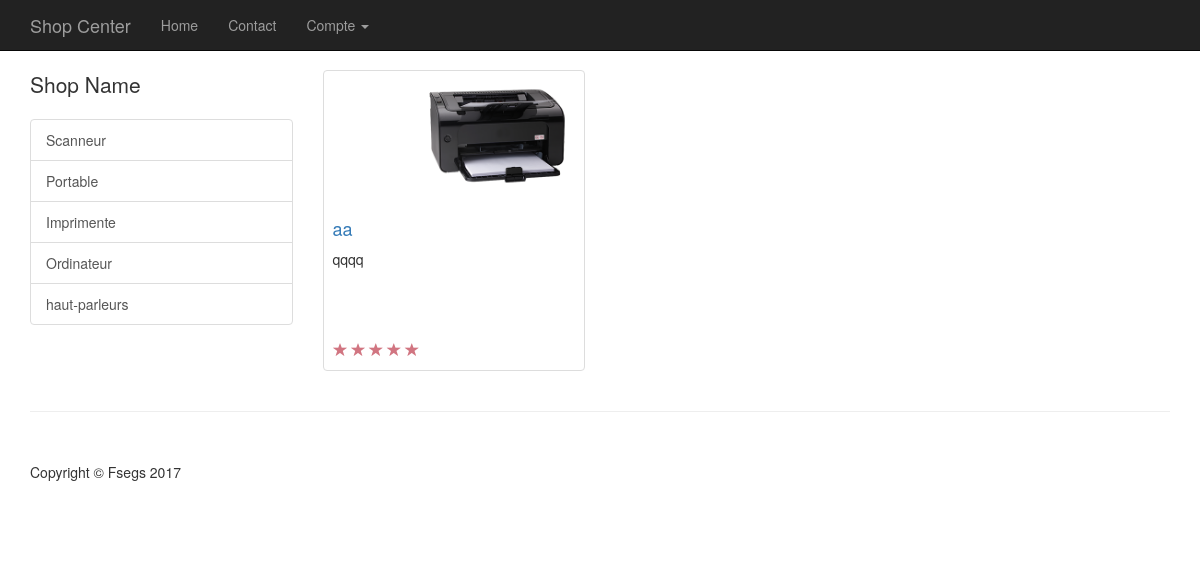
The app's page /listmatrielcategsanscompte.php?x=8 with its own data.
### tables this page shows
CREATE TABLE `categorie` (
  `idcateg` int(11) NOT NULL,
  `libcateg` varchar(20) NOT NULL
);

CREATE TABLE `matriel` (
  `idmat` int(11) NOT NULL,
  `libmat` varchar(20) NOT NULL,
  `prix` float NOT NULL,
  `description` varchar(100) NOT NULL,
  `categoriemat` int(11) NOT NULL,
  `qte_stock` float NOT NULL,
  `image` varchar(20) NOT NULL
);

### listmatrielcategsanscompte.php (the view, shortened to what this page needs)
<!DOCTYPE html>
<?php
$idcat = $_GET['x'];
$servername  = "localhost";
$username = "root";
$password = "";
try {
    $cnx = new PDO("mysql:host=$servername;dbname=venteinfo",$username,$password);
    $cnx->setAttribute(PDO::ATTR_ERRMODE, PDO::ERRMODE_EXCEPTION);
} catch (Exception $e) {
  echo $e;
}
 ?>
<html lang="en">
<head>
    <link href="css/bootstrap.min.css" rel="stylesheet">
    <link href="css/shop-homepage.css" rel="stylesheet">
</head>
<body>
    <nav class="navbar navbar-inverse navbar-fixed-top" role="navigation">
        <div class="container">
            <div class="navbar-header">
                <a class="navbar-brand" href="#">Shop Center</a>
            </div>
            <div class="collapse navbar-collapse" id="bs-example-navbar-collapse-1">
              <ul class="nav navbar-nav">
                  <li>
                      <a href="index.php">Home</a>
                  </li>
                  <li>
                      <a href="#">Contact</a>
                  </li>
                  <li class="dropdown">
                     <a href="#" class="dropdown-toggle" data-toggle="dropdown"><i class="fa fa-user"></i> Compte <b class="caret"></b></a>
                  </li>
              </ul>
            </div>
        </div>
    </nav>
    <div class="container">
        <div class="row">
            <div class="col-md-3">
                <p class="lead">Shop Name</p>
                <?php
                $req = $cnx->prepare("select * FROM categorie");
                   $req->execute();
                   $res = $req;
                 ?>
               <div class="list-group">
                 <?php while ($ligne = $res->fetch(PDO::FETCH_ASSOC)) { ?>
                    <a href="listmatrielcategsanscompte.php?x=<?= $ligne['idcateg'] ?>" class="list-group-item"><?= $ligne['libcateg'] ?></a>
                    <?php } ?>
                </div>
            </div>
            <div class="col-md-9">
                <div class="row">
                  <?php
                  $req = $cnx->prepare("select * FROM matriel where categoriemat=$idcat and qte_stock>0");
                  $req->execute();
                  $res = $req;
                  while ($ligne = $res->fetch(PDO::FETCH_ASSOC)) {
                  ?>
               <div class="col-sm-4 col-lg-4 col-md-4">
                        <div class="thumbnail">
                          <img src="images/<?= $ligne['image']?>" alt="" height="50" width="50">
                            <div class="caption">
                                <h4><a href="#"><?php echo ($ligne['libmat']); ?></a>
                                </h4>
                                <p><?php echo ($ligne['description']); ?></p>
                            </div>
                                <p>
                                  <div class="ratings">
                                    <span class="glyphicon glyphicon-star"></span>
                                    <span class="glyphicon glyphicon-star"></span>
                                    <span class="glyphicon glyphicon-star"></span>
                                    <span class="glyphicon glyphicon-star"></span>
                                    <span class="glyphicon glyphicon-star"></span>
                                </p>
                            </div>
                        </div>
                    </div>
                    <?php } ?>
                </div>
            </div>
        </div>
    <div class="container">
        <hr>
        <footer>
            <div class="row">
                <div class="col-lg-12">
                    <p>Copyright &copy; Fsegs 2017</p>
                </div>
            </div>
        </footer>
    </div>
</body>
</html>

### css/shop-homepage.css (style rules this page uses)
body { padding-top: 70px; }
.caption { height: 130px; overflow: hidden; }
.caption h4 { white-space: nowrap; }
.thumbnail img { width: 100%; }
.ratings { padding-right: 10px; padding-left: 10px; color: #d17581; }
.thumbnail { padding: 0; }
footer { margin: 50px 0; }

### records on screen
categorie: libcateg "Scanneur"
categorie: libcateg "Portable"
categorie: libcateg "Imprimente"
categorie: libcateg "Ordinateur"
categorie: libcateg "haut-parleurs"
matriel: image (picture), libmat "aa", description "qqqq"
